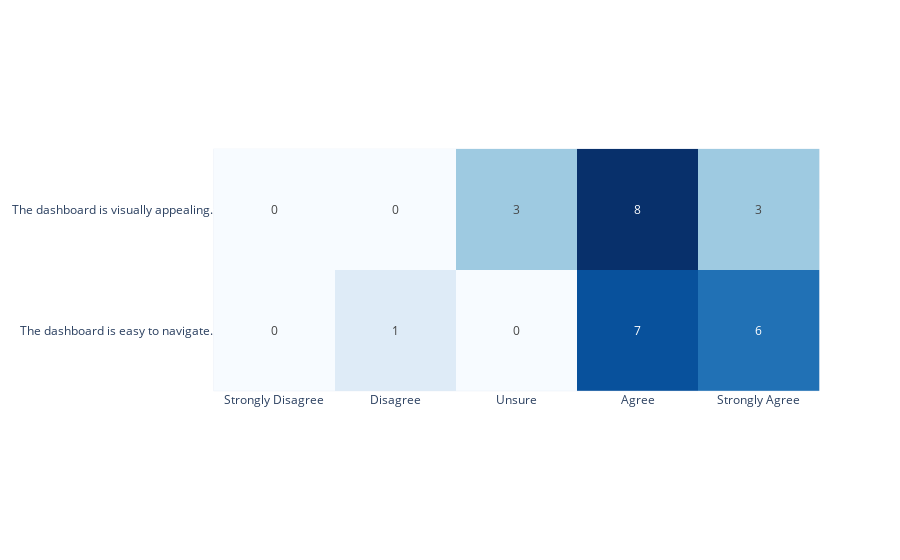

Source (notebook cell):
### Code cell
fig = px.imshow(presentation_table, color_continuous_scale='blues', text_auto=True)
fig.update_layout(coloraxis_showscale=False)

### Figure 1 — Plotly figure (JSON) as saved in the notebook; plotly's stock layout.template omitted (floating-point values rounded to 4 significant figures)
{"data": [{"coloraxis": "coloraxis", "hovertemplate": "x: %{x}<br>y: %{y}<br>color: %{z}<extra></extra>", "name": "0", "texttemplate": "%{z}", "type": "heatmap", "x": ["Strongly Disagree", "Disagree", "Unsure", "Agree", "Strongly Agree"], "xaxis": "x", "y": ["The dashboard is visually appealing.", "The dashboard is easy to navigate."], "yaxis": "y", "z": [[0, 0, 3, 8, 3], [0, 1, 0, 7, 6]]}], "layout": {"coloraxis": {"colorscale": [[0, "rgb(247,251,255)"], [0.125, "rgb(222,235,247)"], [0.25, "rgb(198,219,239)"], [0.375, "rgb(158,202,225)"], [0.5, "rgb(107,174,214)"], [0.625, "rgb(66,146,198)"], [0.75, "rgb(33,113,181)"], [0.875, "rgb(8,81,156)"], [1, "rgb(8,48,107)"]], "showscale": false}, "margin": {"t": 60}, "xaxis": {"anchor": "y", "constrain": "domain", "domain": [0, 1], "scaleanchor": "y"}, "yaxis": {"anchor": "x", "autorange": "reversed", "constrain": "domain", "domain": [0, 1]}}}
